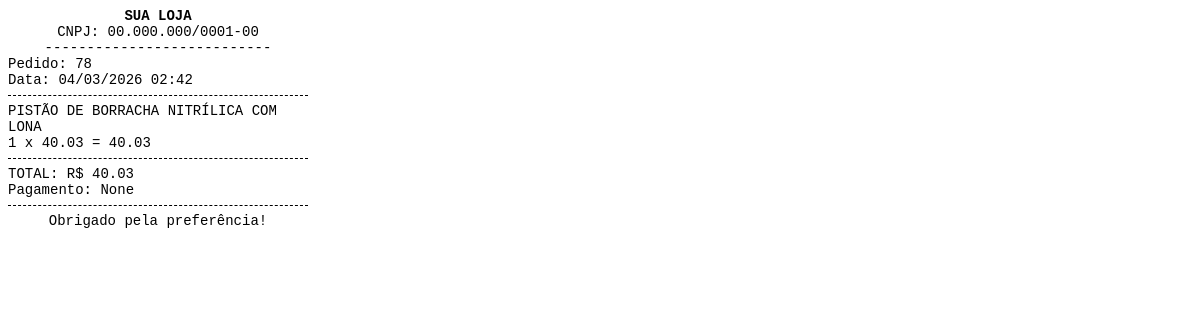
Before: /imprimir_cupom/78 with the older database file.
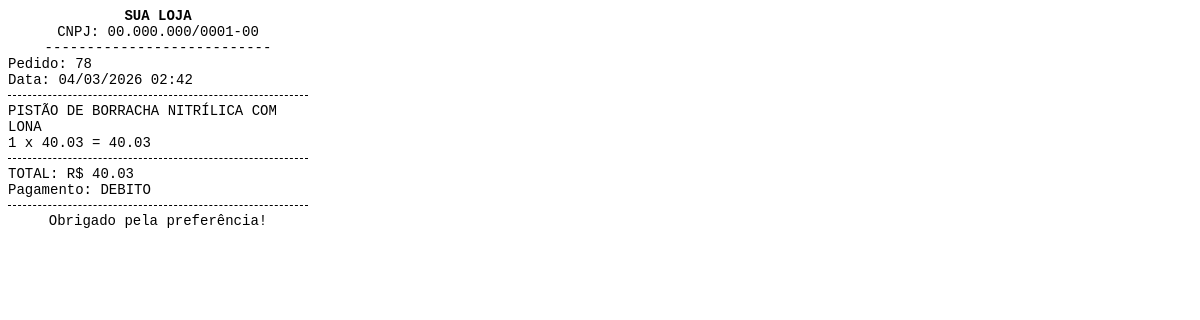
After: the same page with the newer database file.
### tables this page shows
CREATE TABLE movimentos (
    id INTEGER PRIMARY KEY AUTOINCREMENT,
    tipo TEXT NOT NULL, -- venda ou os
    cliente_id INTEGER,
    funcionario_id INTEGER,
    data_abertura TEXT,
    total REAL DEFAULT 0,
    status TEXT, forma_pagamento TEXT, caixa_id INTEGER, bandeira TEXT,
    FOREIGN KEY(cliente_id) REFERENCES clientes(id),
    FOREIGN KEY(funcionario_id) REFERENCES funcionarios(id)
);

### app.py (the view)
@app.route("/imprimir_cupom/<int:id>")
def imprimir_cupom(id):
    from datetime import datetime
    conn = get_db()
    cursor = conn.cursor()
    cursor.execute("SELECT * FROM movimentos WHERE id=?", (id,))
    pedido = cursor.fetchone()
    cursor.execute("""
        SELECT p.nome, im.quantidade, im.preco_unitario, im.subtotal
        FROM itens_movimento im
        JOIN produtos p ON im.produto_id = p.id
        WHERE im.movimento_id=?
    """, (id,))
    itens = cursor.fetchall()
    data = datetime.now().strftime("%d/%m/%Y %H:%M")
    return render_template("cupom.html",
                           pedido=pedido,
                           itens=itens,
                           data=data)

### app.py (called while the page is built)
def get_db():
    conn = sqlite3.connect("database.db")
    conn.row_factory = sqlite3.Row
    return conn

### templates/cupom.html (shortened to what this page needs)
<!DOCTYPE html>
<html>
<head>
</head>
<body>
<div class="center">
    <strong>SUA LOJA</strong><br>
    CNPJ: 00.000.000/0001-00<br>
    ---------------------------
</div>
Pedido: {{ pedido.id }} <br>
Data: {{ data }}<br>
<hr>
{% for item in itens %}
{{ item.nome }}<br>
{{ item.quantidade }} x {{ "%.2f"|format(item.preco_unitario) }}
= {{ "%.2f"|format(item.subtotal) }}<br>
{% endfor %}
<hr>
TOTAL: R$ {{ "%.2f"|format(pedido.total) }}<br>
Pagamento: {{ pedido.forma_pagamento }}
<hr>
<div class="center">
    Obrigado pela preferência!
</div>
</body>
</html>

Changed rows visible on the page:
changed movimentos id 78: forma_pagamento (not shown) → "DEBITO"
Other visible differences:
{{ pedido.forma_pagamento }}: "None" → (not shown)
